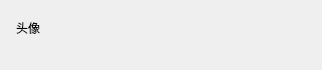
<?xml version="1.0" encoding="UTF-8"?>
<ui version="4.0">
 <class>ContactItem</class>
 <widget class="QWidget" name="ContactItem">
  <property name="geometry">
   <rect>
    <x>0</x>
    <y>0</y>
    <width>322</width>
    <height>70</height>
   </rect>
  </property>
  <property name="minimumSize">
   <size>
    <width>0</width>
    <height>70</height>
   </size>
  </property>
  <property name="maximumSize">
   <size>
    <width>16777215</width>
    <height>70</height>
   </size>
  </property>
  <property name="windowTitle">
   <string>Form</string>
  </property>
  <property name="styleSheet">
   <string notr="true"/>
  </property>
  <layout class="QHBoxLayout" name="horizontalLayout">
   <property name="leftMargin">
    <number>6</number>
   </property>
   <property name="topMargin">
    <number>6</number>
   </property>
   <property name="rightMargin">
    <number>6</number>
   </property>
   <property name="bottomMargin">
    <number>6</number>
   </property>
   <item alignment="Qt::AlignmentFlag::AlignVCenter">
    <widget class="QWidget" name="widget" native="true">
     <property name="minimumSize">
      <size>
       <width>50</width>
       <height>50</height>
      </size>
     </property>
     <property name="maximumSize">
      <size>
       <width>50</width>
       <height>50</height>
      </size>
     </property>
     <widget class="QLabel" name="icon_lab">
      <property name="geometry">
       <rect>
        <x>10</x>
        <y>0</y>
        <width>35</width>
        <height>35</height>
       </rect>
      </property>
      <property name="minimumSize">
       <size>
        <width>35</width>
        <height>35</height>
       </size>
      </property>
      <property name="maximumSize">
       <size>
        <width>35</width>
        <height>35</height>
       </size>
      </property>
      <property name="text">
       <string>头像</string>
      </property>
     </widget>
     <widget class="QLabel" name="dot_lab">
      <property name="geometry">
       <rect>
        <x>18</x>
        <y>-4</y>
        <width>30</width>
        <height>30</height>
       </rect>
      </property>
      <property name="minimumSize">
       <size>
        <width>30</width>
        <height>30</height>
       </size>
      </property>
      <property name="maximumSize">
       <size>
        <width>30</width>
        <height>30</height>
       </size>
      </property>
      <property name="styleSheet">
       <string notr="true"/>
      </property>
      <property name="text">
       <string/>
      </property>
      <property name="pixmap">
       <pixmap resource="resource.qrc">:/res/red_point.png</pixmap>
      </property>
     </widget>
    </widget>
   </item>
   <item>
    <widget class="QLabel" name="name_lab">
     <property name="text">
      <string/>
     </property>
    </widget>
   </item>
  </layout>
 </widget>
 <resources>
  <include location="resource.qrc"/>
 </resources>
 <connections/>
</ui>
